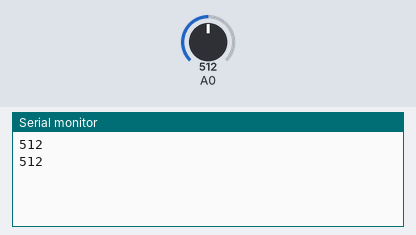
A sketch run on a simulated Arduino Uno, built with avr-gcc and run on an emulated ATmega328P. Shown: the last lines printed to the serial monitor. The inputs (shaded band) are chosen by the test bench; at power-on: A0 = 512.

Above: at 1.8 s.
1.9 s: A0 set to 716
At 2.8 s:
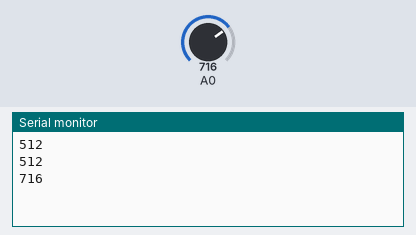
3.4 s: A0 set to 900
At 4.5 s:
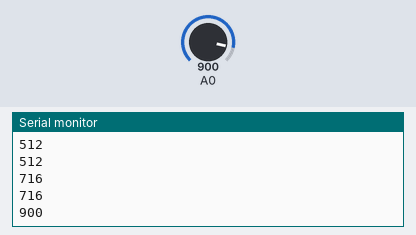
Timing chart, 0 to 6.4 s (numbered marks = the images above; inputs shaded):
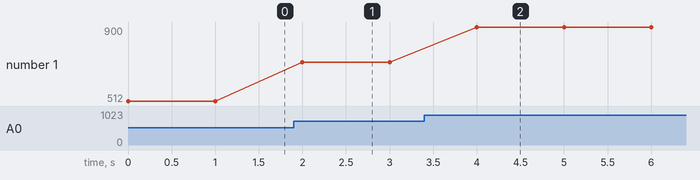

Measured:
- after the input at 1.9 s, the serial monitor: prints a new line after 0.10 s (image 1)
- after the input at 3.4 s, the serial monitor: prints a new line after 0.60 s (image 2)
- plotted number 1: 512 → 716 after the input at 1.9 s, 716 → 900 after the input at 3.4 s

The sketch:

sen.ino
```cpp
void setup() {
  // put your setup code here, to run once:
    Serial.begin(9600);
}

void loop() {
  // put your main code here, to run repeatedly:
    int value = analogRead(0);
    Serial.println(value);
    delay(1000);
}
```
